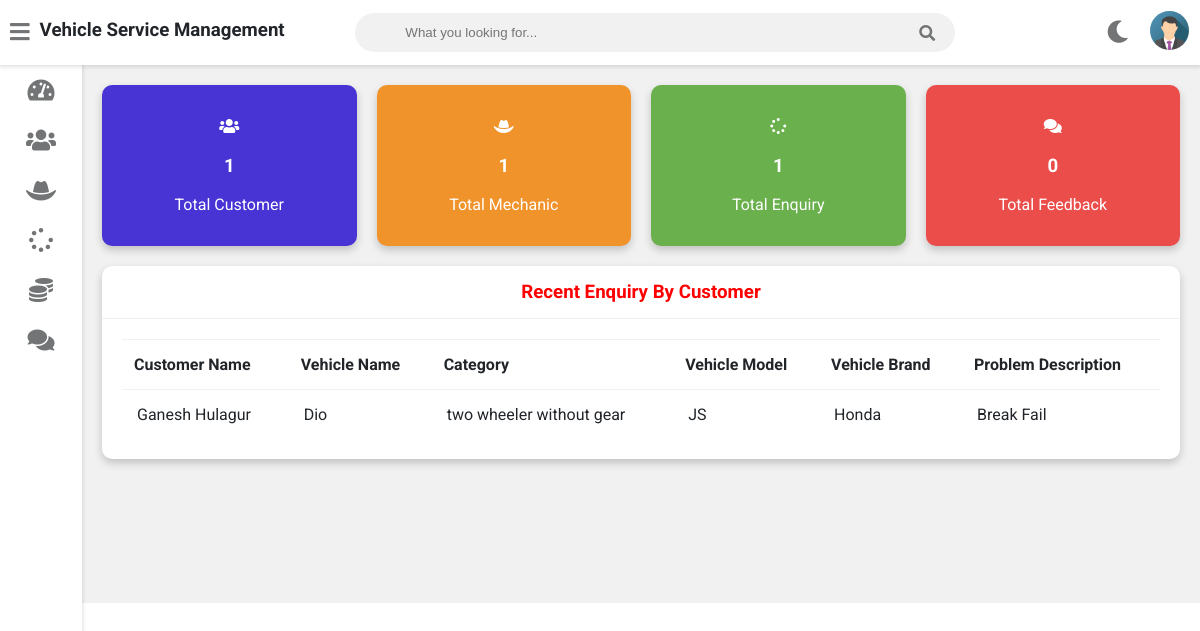
The app's page /admin-dashboard (signed in) with its own data.
### vehicle/models.py (models this page shows, shortened)
class Customer(models.Model):
    user=models.OneToOneField(User,on_delete=models.CASCADE)
    profile_pic= models.ImageField(upload_to='profile_pic/CustomerProfilePic/',null=True,blank=True)
    address = models.CharField(max_length=40)
    mobile = models.CharField(max_length=20,null=False)
    @property
    def get_name(self):
        return self.user.first_name+" "+self.user.last_name

class Request(models.Model):
    cat=(('two wheeler with gear','two wheeler with gear'),('two wheeler without gear','two wheeler without gear'),('three wheeler','three wheeler'),('four wheeler','four wheeler'))
    category=models.CharField(max_length=50,choices=cat)
    vehicle_no=models.PositiveIntegerField(null=False)
    vehicle_name = models.CharField(max_length=40,null=False)
    vehicle_model = models.CharField(max_length=40,null=False)
    vehicle_brand = models.CharField(max_length=40,null=False)
    problem_description = models.CharField(max_length=500,null=False)
    date=models.DateField(auto_now=True)
    cost=models.PositiveIntegerField(null=True)
    customer=models.ForeignKey('Customer', on_delete=models.CASCADE,null=True)
    mechanic=models.ForeignKey('Mechanic',on_delete=models.CASCADE,null=True)
    stat=(('Pending','Pending'),('Approved','Approved'),('Repairing','Repairing'),('Repairing Done','Repairing Done'),('Released','Released'))
    status=models.CharField(max_length=50,choices=stat,default='Pending',null=True)

### vehicle/views.py (the view)
# urls.py: path('admin-dashboard', views.admin_dashboard_view,name='admin-dashboard'),
@login_required(login_url='adminlogin')
def admin_dashboard_view(request):
    enquiry=models.Request.objects.all().order_by('-id')
    customers=[]
    for enq in enquiry:
        customer=models.Customer.objects.get(id=enq.customer_id)
        customers.append(customer)
    dict={
    'total_customer':models.Customer.objects.all().count(),
    'total_mechanic':models.Mechanic.objects.all().count(),
    'total_request':models.Request.objects.all().count(),
    'total_feedback':models.Feedback.objects.all().count(),
    'data':zip(customers,enquiry),
    }
    return render(request,'vehicle/admin_dashboard.html',context=dict)

### templates/vehicle/admin_dashboard.html
{% extends 'vehicle/adminbase.html' %}
{% load static %}
{% block content %}
	<div class="wrapper">
		<div class="row">
			<div class="col-3 col-m-6 col-sm-6">
				<div class="counter bg-primary">
					<p>
						<i class="fas fa-users"></i>
					</p>
					<h3>{{total_customer}}</h3>
					<p>Total Customer</p>
				</div>
			</div>
			<div class="col-3 col-m-6 col-sm-6">
				<div class="counter bg-warning">
					<p>
						<i class="fas fa-hat-cowboy"></i>
					</p>
					<h3>{{total_mechanic}}</h3>
					<p>Total Mechanic</p>
				</div>
			</div>
			<div class="col-3 col-m-6 col-sm-6">
				<div class="counter bg-success">
					<p>
						<i class="fas fa-spinner"></i>
					</p>
					<h3>{{total_request}}</h3>
					<p>Total Enquiry</p>
				</div>
			</div>
			<div class="col-3 col-m-6 col-sm-6">
				<div class="counter bg-danger">
					<p>
						<i class="fas fa-comments"></i>
					</p>
					<h3>{{total_feedback}}</h3>
					<p>Total Feedback</p>
				</div>
			</div>
		</div>
		<div class="row">
			<div class="col-12 col-m-12 col-sm-12">
				<div class="card">
					<div class="card-header">
						<h3 style="color:red; text-align:center" >Recent Enquiry By Customer
						</h3>
					</div>
					<div class="card-content">
						<table>
							<thead>
								<tr>
									<th>Customer Name</th>
									<th>Vehicle Name</th>
									<th>Category</th>
									<th>Vehicle Model</th>
									<th>Vehicle Brand</th>
									<th>Problem Description</th>
								</tr>
							</thead>
							<tbody>
								{% for c,r in data %}
								<tr>
									<td> {{c.get_name}}</td>
									<td> {{r.vehicle_name}}</td>
									<td>{{r.category}}</td>
									<td>{{r.vehicle_model}}</td>
									<td>{{r.vehicle_brand}}</td>
									<td>{{r.problem_description}}</td>
								</tr>
								{% endfor %}
							</tbody>
						</table>
					</div>
				</div>
			</div>
		</div>
  <br><br><br><br><br><br>
	</div>
{% endblock content %}

### records on screen
Customer: get_name "Ganesh Hulagur", vehicle_name "Dio", category "two wheeler without gear", vehicle_model "JS", vehicle_brand "Honda", problem_description "Break Fail"

### other values on screen
{{ total_customer }} "1"
{{ total_mechanic }} "1"
{{ total_request }} "1"
{{ total_feedback }} "0"
